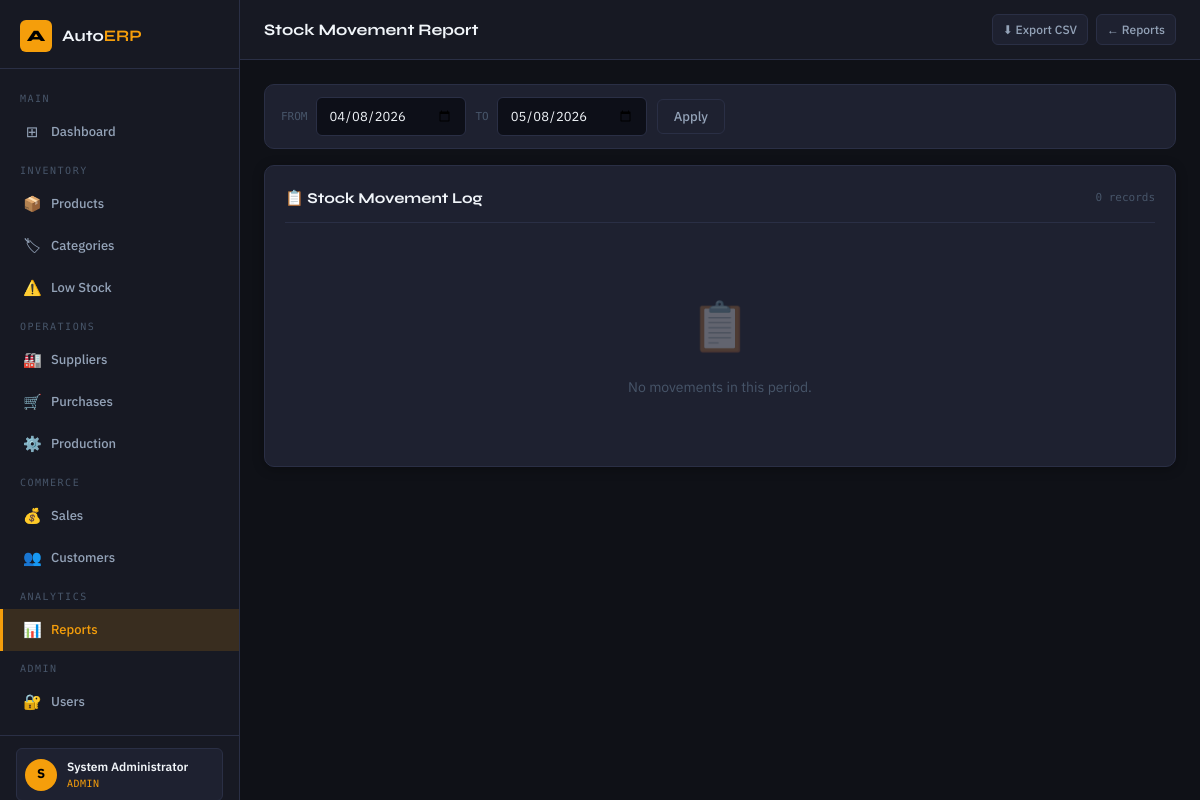
Screenshot of /reports/stock-movement (signed in) with the database file from the repository.
### tables this page shows
CREATE TABLE users (
    id          INTEGER PRIMARY KEY AUTOINCREMENT,
    username    TEXT UNIQUE NOT NULL,
    email       TEXT UNIQUE NOT NULL,
    full_name   TEXT NOT NULL,
    password_hash TEXT NOT NULL,
    role        TEXT NOT NULL DEFAULT 'staff',
    is_active   INTEGER NOT NULL DEFAULT 1,
    last_login  TEXT,
    created_at  TEXT DEFAULT (datetime('now'))
);

### app/routes/reports.py (the view, shortened to what this page needs)
@reports_bp.route('/stock-movement')
@login_required
def stock_movement():
    date_from, date_to = _date_range()
    df = date_from.strftime('%Y-%m-%d %H:%M:%S')
    dt = date_to.strftime('%Y-%m-%d %H:%M:%S')
    db        = get_db()
    movements = [dict(r) for r in db.execute(
        '''SELECT sh.*,p.name AS product_name,p.sku FROM stock_history sh
           JOIN products p ON p.id=sh.product_id
           WHERE sh.created_at BETWEEN ? AND ? ORDER BY sh.created_at DESC''',
        (df, dt)).fetchall()]
    db.close()
    return render_template('reports/stock_movement.html',
        movements=movements,
        date_from=date_from.strftime('%Y-%m-%d'),
        date_to=date_to.strftime('%Y-%m-%d'))

### app/auth_helpers.py (called while the page is built)
def login_required(f):
    @wraps(f)
    def decorated(*args, **kwargs):
        if 'user_id' not in session:
            flash('Please log in to access this page.', 'warning')
            return redirect(url_for('auth.login'))
        return f(*args, **kwargs)
    return decorated

def get_current_user():
    uid = session.get('user_id')
    if not uid:
        return None
    db = get_db()
    user = db.execute('SELECT * FROM users WHERE id=?', (uid,)).fetchone()
    db.close()
    return dict(user) if user else None

### app/database.py (called while the page is built)
def get_db():
    conn = sqlite3.connect(DB_PATH)
    conn.row_factory = sqlite3.Row
    conn.execute("PRAGMA foreign_keys = ON")
    return conn

### app/routes/reports.py (called while the page is built)
def _date_range():
    d_from = request.args.get('date_from', '')
    d_to   = request.args.get('date_to', '')
    now    = datetime.utcnow()
    try:
        date_from = datetime.strptime(d_from, '%Y-%m-%d') if d_from else now - timedelta(days=30)
    except ValueError:
        date_from = now - timedelta(days=30)
    try:
        date_to = datetime.strptime(d_to, '%Y-%m-%d').replace(hour=23, minute=59) if d_to else now
    except ValueError:
        date_to = now
    return date_from, date_to

### app/templates/reports/stock_movement.html (shortened to what this page needs)
{% extends "base.html" %}
{% block page_title %}Stock Movement Report{% endblock %}
{% block topbar_actions %}
  <a href="{{ url_for('reports.stock_movement', date_from=date_from, date_to=date_to, export='csv') }}" class="btn btn-secondary btn-sm">⬇ Export CSV</a>
  <a href="{{ url_for('reports.index') }}" class="btn btn-secondary btn-sm">← Reports</a>
{% endblock %}
{% block content %}
<form method="GET">
  <div class="filter-bar">
    <div style="display:flex;align-items:center;gap:8px">
      <label style="font-family:var(--font-mono);font-size:11px;color:var(--text-muted)">FROM</label>
      <input type="date" name="date_from" class="form-control" value="{{ date_from }}" style="width:150px">
    </div>
    <div style="display:flex;align-items:center;gap:8px">
      <label style="font-family:var(--font-mono);font-size:11px;color:var(--text-muted)">TO</label>
      <input type="date" name="date_to" class="form-control" value="{{ date_to }}" style="width:150px">
    </div>
    <button type="submit" class="btn btn-secondary">Apply</button>
  </div>
</form>
<div class="card">
  <div class="card-header">
    <div class="card-title">📋 Stock Movement Log</div>
    <span style="font-family:var(--font-mono);font-size:11px;color:var(--text-muted)">{{ movements|length }} records</span>
  </div>
  {% if movements %}
  <div class="table-wrapper">
    <table>
      <thead><tr><th>Date &amp; Time</th><th>Product</th><th>SKU</th><th>Type</th><th>Change</th><th>Before</th><th>After</th><th>Notes</th></tr></thead>
      <tbody>
        {% for m in movements %}
        <tr>
          <td class="mono" style="font-size:12px">{{ m.created_at[:16] }}</td>
          <td><a href="{{ url_for('inventory.view_product', pid=m.product_id) }}" style="color:var(--text-primary)">{{ m.product_name }}</a></td>
          <td><span class="sku">{{ m.sku }}</span></td>
          <td><span class="badge {% if m.change_type=='sale' %}badge-danger{% elif m.change_type=='purchase' %}badge-success{% elif m.change_type=='production' %}badge-purple{% elif m.change_type=='adjustment' %}badge-info{% else %}badge-muted{% endif %}">{{ m.change_type }}</span></td>
          <td class="mono fw-bold {{ 'text-success' if m.quantity_change > 0 else 'text-danger' }}">{{ "{:+d}".format(m.quantity_change) }}</td>
          <td class="mono text-muted">{{ m.quantity_before }}</td>
          <td class="mono">{{ m.quantity_after }}</td>
          <td style="font-size:12px;color:var(--text-muted);max-width:180px;overflow:hidden;text-overflow:ellipsis;white-space:nowrap">{{ m.notes or '—' }}</td>
        </tr>
        {% endfor %}
      </tbody>
    </table>
  </div>
  {% else %}
  <div class="empty-state"><div class="empty-state-icon">📋</div><div>No movements in this period.</div></div>
  {% endif %}
</div>
{% endblock %}

### app/templates/base.html (shortened to what this page needs)
<!DOCTYPE html>
<html lang="en">
<head>
  <link rel="stylesheet" href="{{ url_for('static', filename='css/main.css') }}">
</head>
<body>
<div class="layout">
  <aside class="sidebar">
    <div class="sidebar-brand">
      <div class="sidebar-logo">A</div>
      <div class="sidebar-brand-name">Auto<span>ERP</span></div>
    </div>
    <nav class="sidebar-nav">
      <div class="nav-section-label">Main</div>
      <a class="nav-item" href="{{ url_for('dashboard.index') }}">
        <span class="nav-icon">⊞</span> Dashboard
      </a>
      <div class="nav-section-label">Inventory</div>
      <a class="nav-item" href="{{ url_for('inventory.index') }}">
        <span class="nav-icon">📦</span> Products
      </a>
      <a class="nav-item" href="{{ url_for('inventory.categories') }}">
        <span class="nav-icon">🏷</span> Categories
      </a>
      <a class="nav-item" href="{{ url_for('inventory.low_stock') }}">
        <span class="nav-icon">⚠️</span> Low Stock
      </a>
      <div class="nav-section-label">Operations</div>
      <a class="nav-item" href="{{ url_for('suppliers.index') }}">
        <span class="nav-icon">🏭</span> Suppliers
      </a>
      <a class="nav-item" href="{{ url_for('purchases.index') }}">
        <span class="nav-icon">🛒</span> Purchases
      </a>
      <a class="nav-item" href="{{ url_for('production.index') }}">
        <span class="nav-icon">⚙️</span> Production
      </a>
      <div class="nav-section-label">Commerce</div>
      <a class="nav-item" href="{{ url_for('sales.index') }}">
        <span class="nav-icon">💰</span> Sales
      </a>
      <a class="nav-item" href="{{ url_for('sales.customers') }}">
        <span class="nav-icon">👥</span> Customers
      </a>
      <div class="nav-section-label">Analytics</div>
      <a class="nav-item" href="{{ url_for('reports.index') }}">
        <span class="nav-icon">📊</span> Reports
      </a>
      {% if current_user and current_user.role == 'admin' %}
      <div class="nav-section-label">Admin</div>
      <a class="nav-item" href="{{ url_for('auth.users') }}">
        <span class="nav-icon">🔐</span> Users
      </a>
      {% endif %}
    </nav>
    <div class="sidebar-footer">
      {% if current_user %}
      <div class="sidebar-user">
        <div class="sidebar-user-avatar">{{ current_user.full_name[0].upper() }}</div>
        <div class="sidebar-user-info">
          <div class="sidebar-user-name">{{ current_user.full_name }}</div>
          <div class="sidebar-user-role">{{ current_user.role }}</div>
        </div>
      </div>
      {% endif %}
    </div>
  </aside>
  <div class="main-content">
    <header class="topbar">
      <div class="topbar-title">{% block page_title %}{% endblock %}</div>
      <div class="topbar-actions">{% block topbar_actions %}{% endblock %}</div>
    </header>
    <main class="page-content">
      {% block content %}{% endblock %}
    </main>
  </div>
</div>
</body>
</html>

### rows the page displays
users: full_name "S", full_name "System Administrator", role "ADMIN"

### other values shown
{{ movements|length }} "0"
